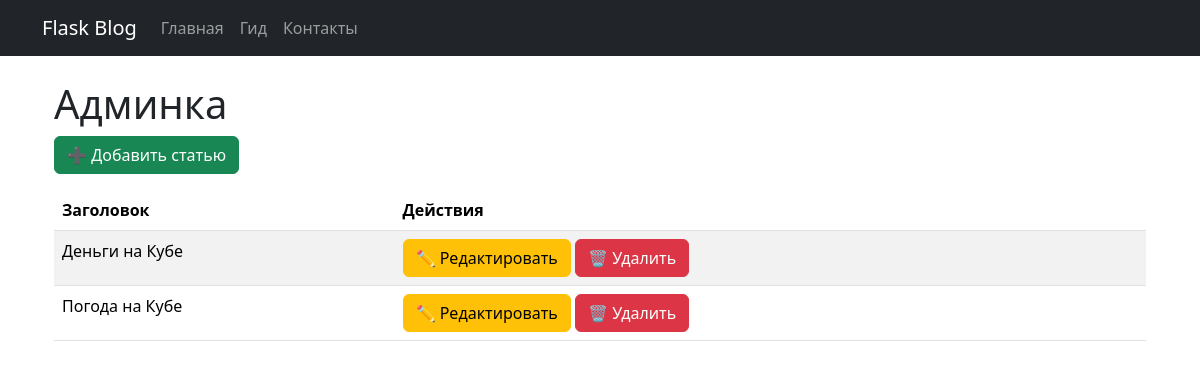
/admin, run on an earlier commit of the app's database.
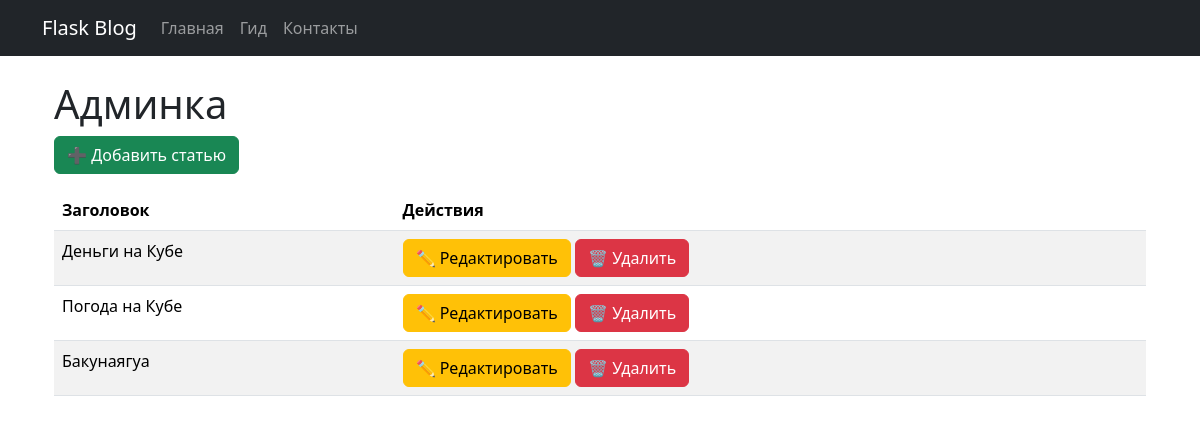
And on a later commit of the database.
### tables this page shows
CREATE TABLE articles (
    id INTEGER PRIMARY KEY AUTOINCREMENT,
    title TEXT NOT NULL,
    image TEXT NOT NULL,
    content TEXT NOT NULL,
    full_content TEXT NOT NULL
);

### Flask Bootstrap Blog.py (the view)
@app.route("/admin")
def admin():
    return render_template("admin.html", articles=get_articles())

### Flask Bootstrap Blog.py (called while the page is built)
def get_articles():
    conn = sqlite3.connect("database.db")
    cursor = conn.cursor()
    cursor.execute("SELECT id, title, image, content FROM articles")
    articles = [
        {"id": row[0], "title": row[1], "image": row[2], "content": row[3]}
        for row in cursor.fetchall()
    ]
    conn.close()
    return articles

### templates/admin.html (shortened to what this page needs)
{% extends "base.html" %}
{% block content %}
<div class="container mt-4">
    <h1>Админка</h1>
    <a href="{{ url_for('add_article') }}" class="btn btn-success mb-3">➕ Добавить статью</a>
    <table class="table table-striped">
        <thead>
            <tr>
                <th>Заголовок</th>
                <th>Действия</th>
            </tr>
        </thead>
        <tbody>
            {% for article in articles %}
            <tr>
                <td>{{ article.title }}</td>
                <td>
                    <a href="{{ url_for('edit_article', article_id=article.id) }}" class="btn btn-warning">✏ Редактировать</a>
                    <form action="{{ url_for('delete_article', article_id=article.id) }}" method="POST" style="display:inline;">
                        <button type="submit" class="btn btn-danger" onclick="return confirm('Удалить статью?')">🗑 Удалить</button>
                    </form>
                </td>
            </tr>
            {% endfor %}
        </tbody>
    </table>
</div>
{% endblock %}

### templates/base.html (shortened to what this page needs)
<!DOCTYPE html>
<html lang="ru">
<head>
    <link href="https://cdn.jsdelivr.net/npm/bootstrap@5.3.3/dist/css/bootstrap.min.css" rel="stylesheet">
</head>
<body>
    <nav class="navbar navbar-expand-lg navbar-dark bg-dark">
        <div class="container">
            <a class="navbar-brand" href="/">Flask Blog</a>
            <div class="collapse navbar-collapse" id="navbarNav">
                <ul class="navbar-nav">
                    <li class="nav-item"><a class="nav-link" href="/">Главная</a></li>
                    <li class="nav-item"><a class="nav-link" href="/blog">Гид</a></li>
                    <li class="nav-item"><a class="nav-link" href="/contacts">Контакты</a></li>
                </ul>
            </div>
        </div>
    </nav>
    <div class="container mt-4">
        {% block content %}{% endblock %}
    </div>
</body>
</html>

What changed in the data, as far as the page shows it:
added articles: title "Бакунаягуа"
